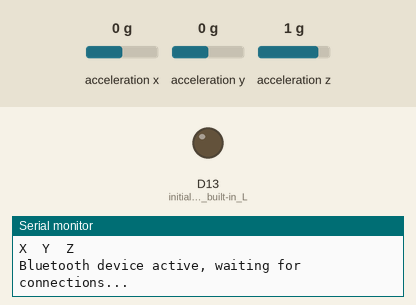
This sketch was run on a simulated Arduino Nano 33 BLE. Parts: output pins drawn as LEDs (lit = HIGH), the last lines printed to the serial monitor. The test bench sets the inputs (shaded band); at power-on: acceleration x 0 g, acceleration y 0 g, acceleration z 1 g. Nothing arrives over Bluetooth unless stated; a phone connects over Bluetooth LE 3 s after start.

Above: at 0.1 s.
At 3.1 s:
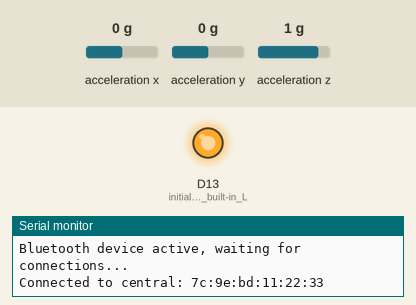
Timing chart, 0 to 4.6 s (numbered marks = the images above):
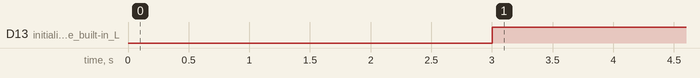

The sketch:

BLE_IMU.ino
```cpp
#include <ArduinoBLE.h>
//#include <MKRIMU.h> XXX
#include <Arduino_LSM9DS1.h>


 // BLE Service
BLEService imuService("917649A0-D98E-11E5-9EEC-0002A5D5C51B"); // Custom UUID

// BLE Characteristic
BLECharacteristic imuCharacteristic("917649A1-D98E-11E5-9EEC-0002A5D5C51B", BLERead | BLENotify, 12);

long previousMillis = 0;  // last timechecked, in ms

void setup() {
  Serial.begin(9600);    // initialize serial communication

  pinMode(LED_BUILTIN, OUTPUT); // initialize the built-in LED pin to indicate when a central is connected

// begin initialization
  if (!IMU.begin()) {
    Serial.println("Failed to initialize IMU!");
    while (1);
  }

  Serial.print("Euler Angles sample rate = ");
  //Serial.print(IMU.eulerAnglesSampleRate());
  Serial.println(" Hz");
  Serial.println();
  Serial.println("Euler Angles in degrees");
  Serial.println("X\tY\tZ");

  if (!BLE.begin()) {
    Serial.println("starting BLE failed!");
    while (1);
  }

  // Setup bluetooth
  BLE.setLocalName("ArduinoIMU");
  BLE.setAdvertisedService(imuService);
  imuService.addCharacteristic(imuCharacteristic);
  BLE.addService(imuService);

  // start advertising
  BLE.advertise();
  Serial.println("Bluetooth device active, waiting for connections...");
}


// send IMU data
void sendSensorData() {
float eulers[3];

// read orientation x, y and z eulers
//IMU.readEulerAngles(eulers[0], eulers[1], eulers[2]); XXX
IMU.readAcceleration(eulers[0], eulers[1], eulers[2]);

// Send 3x eulers over bluetooth as 1x byte array
imuCharacteristic.setValue((byte *) &eulers, 12);

}

void loop() {
  // wait for a BLE central
  BLEDevice central = BLE.central();

  // if a BLE central is connected to the peripheral:
  if (central) {
    Serial.print("Connected to central: ");
    // print the central's BT address:
    Serial.println(central.address());
    // turn on the LED to indicate the connection:
    digitalWrite(LED_BUILTIN, HIGH);

    // while the central is connected:
    while (central.connected()) {
      long currentMillis = millis();

      if (currentMillis - previousMillis >= 50) {
          if (IMU.accelerationAvailable()) { // XX
        previousMillis = currentMillis;
        sendSensorData();
          }
      }
    }
    // when the central disconnects, turn off the LED:
    digitalWrite(LED_BUILTIN, LOW);
    Serial.print("Disconnected from central: ");
    Serial.println(central.address());
  }
}
```

Measured:
- by itself, D13 (initialize_the_built-in_L): LOW → HIGH at 3.0 s
